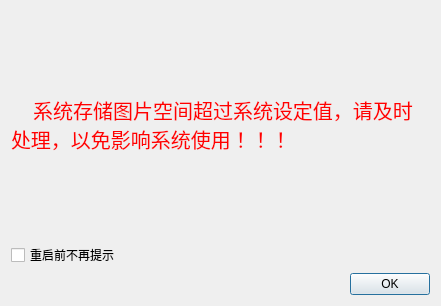
<?xml version="1.0" encoding="UTF-8"?>
<ui version="4.0">
 <class>StorageDialog</class>
 <widget class="QDialog" name="StorageDialog">
  <property name="geometry">
   <rect>
    <x>0</x>
    <y>0</y>
    <width>441</width>
    <height>306</height>
   </rect>
  </property>
  <property name="windowTitle">
   <string>StorageDialog</string>
  </property>
  <property name="windowIcon">
   <iconset resource="../ico.qrc">
    <normaloff>:/UI_ICO/ICO/alarm.png</normaloff>:/UI_ICO/ICO/alarm.png</iconset>
  </property>
  <layout class="QGridLayout" name="gridLayout">
   <item row="0" column="0">
    <widget class="QLabel" name="label">
     <property name="font">
      <font>
       <pointsize>15</pointsize>
      </font>
     </property>
     <property name="styleSheet">
      <string notr="true">color: rgb(255, 0, 0);</string>
     </property>
     <property name="text">
      <string>    系统存储图片空间超过系统设定值，请及时处理，以免影响系统使用！！！</string>
     </property>
     <property name="wordWrap">
      <bool>true</bool>
     </property>
    </widget>
   </item>
   <item row="1" column="0">
    <widget class="QCheckBox" name="storageMsg_checkBox">
     <property name="text">
      <string>重启前不再提示</string>
     </property>
    </widget>
   </item>
   <item row="2" column="0">
    <widget class="QDialogButtonBox" name="buttonBox">
     <property name="orientation">
      <enum>Qt::Horizontal</enum>
     </property>
     <property name="standardButtons">
      <set>QDialogButtonBox::Ok</set>
     </property>
    </widget>
   </item>
  </layout>
 </widget>
 <resources>
  <include location="../ico.qrc"/>
 </resources>
 <connections>
  <connection>
   <sender>buttonBox</sender>
   <signal>accepted()</signal>
   <receiver>StorageDialog</receiver>
   <slot>accept()</slot>
   <hints>
    <hint type="sourcelabel">
     <x>248</x>
     <y>254</y>
    </hint>
    <hint type="destinationlabel">
     <x>157</x>
     <y>274</y>
    </hint>
   </hints>
  </connection>
  <connection>
   <sender>buttonBox</sender>
   <signal>rejected()</signal>
   <receiver>StorageDialog</receiver>
   <slot>reject()</slot>
   <hints>
    <hint type="sourcelabel">
     <x>316</x>
     <y>260</y>
    </hint>
    <hint type="destinationlabel">
     <x>286</x>
     <y>274</y>
    </hint>
   </hints>
  </connection>
 </connections>
</ui>
